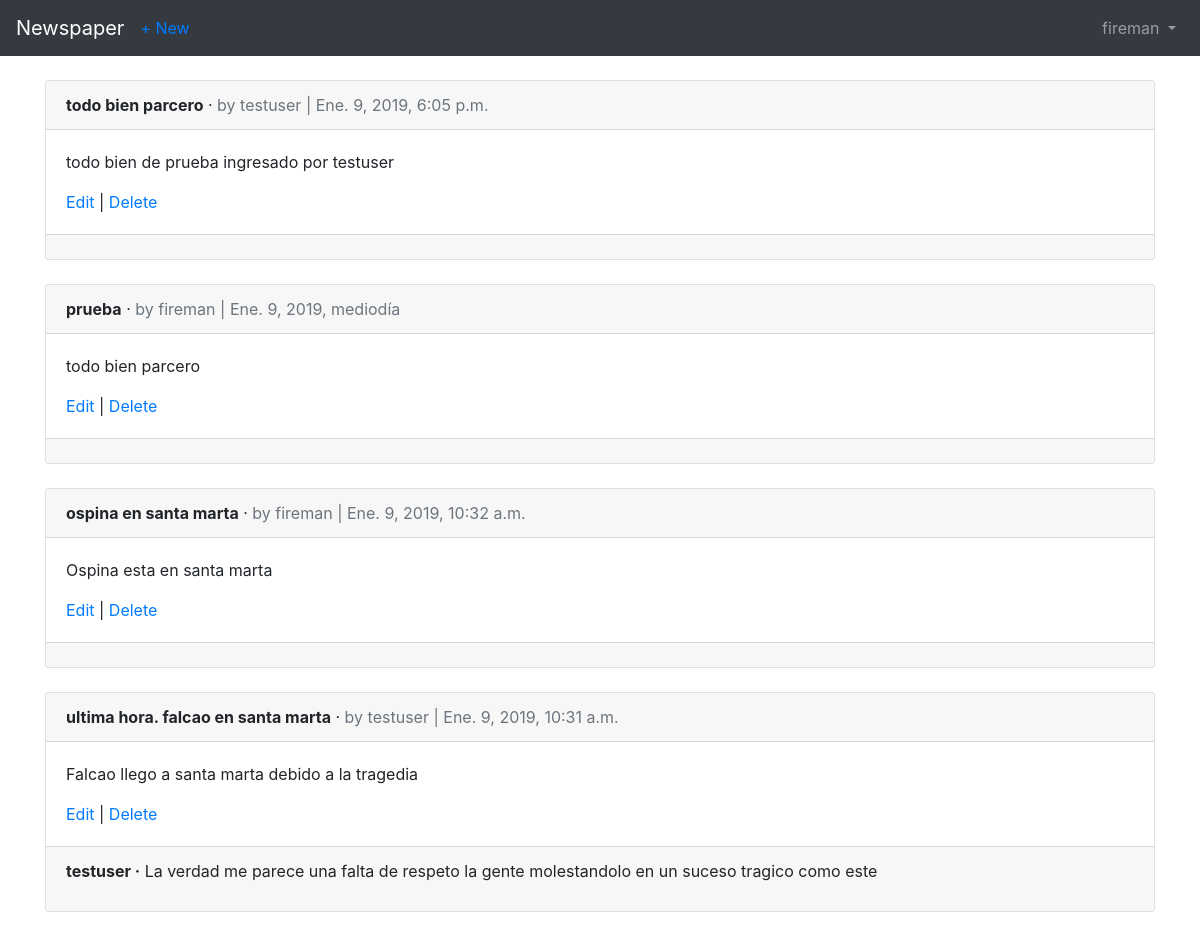
The page /articles/ (signed in) on the database its author committed.
### users/models.py (models this page shows)
class CustomUser(AbstractUser):
    age = models.PositiveIntegerField(null=True, blank=True)
    picture = models.ImageField(upload_to='media/',null=True, blank=True)

### articles/models.py (models this page shows, shortened)
class Article(models.Model):
    title = models.CharField(max_length=255)
    body = models.TextField()
    date = models.DateTimeField(auto_now_add=True)
    author = models.ForeignKey(get_user_model(), on_delete=models.CASCADE)

class Comment(models.Model):
    article = models.ForeignKey(Article, on_delete = models.CASCADE, related_name='comments')
    comment = models.CharField(max_length=140)
    author = models.ForeignKey(get_user_model(), on_delete=models.CASCADE)
    def __str__(self):
        return self.comment

### articles/views.py (the view)
# urls.py: path('', ArticleListView.as_view(), name='article_list'),
class ArticleListView(LoginRequiredMixin, ListView):
    model = Article
    template_name ='articles/article_list.html'
    ordering = ['-date']
    login_url = 'login'

### articles/templates/articles/article_list.html (shortened to what this page needs)
{% extends 'base.html' %}
{% block content %}
    {% for article in object_list %}
        <div class="card">
            <div class="card-header">
                <span class="font-weight-bold">{{ article.title }}</span> &middot;
                <span class="text-muted">by {{ article.author }} |
                {{ article.date }}</span>
            </div>
            <div class="card-body">
                <p>{{ article.body }}</p>
                <a href="{% url 'article_edit' article.pk %}">Edit</a> |
                <a href="{% url 'article_delete' article.pk %}">Delete</a>
            </div>
            <div class="card-footer">
                {% for comment in article.comments.all %}
                    <p>
                        <span class="font-weight-bold">{{ comment.author }} &middot;</span>
                        {{ comment }}
                    </p>
                {% endfor %}
            </div>
        </div>
       <br />
    {% endfor %}
{% endblock content %}

### templates/base.html (shortened to what this page needs)
<!DOCTYPE html>
<html lang="es">
<head>
    <link rel="stylesheet" href="https://stackpath.bootstrapcdn.com/bootstrap/4.2.1/css/bootstrap.min.css">
</head>
<body>
        <nav class="navbar navbar-expand-md navbar-dark bg-dark mb-4">
                <a class="navbar-brand" href="{% url 'home' %}">Newspaper</a>
                {% if user.is_authenticated %}
                <ul class="navbar-nav mr-auto">
                    <li class="nav-item"><a href="{% url 'article_new' %}">+ New</a></li>
                </ul>
                {% endif %}
                <div class="collapse navbar-collapse" id="navbarCollapse">
                        {% if user.is_authenticated %}
                            <ul class="navbar-nav ml-auto">
                                <li class="nav-item">
                                    <a class="nav-link dropdown-toggle" href="#" id="userMenu"
                                        data-toggle="dropdown" aria-haspopup="true"
                                        aria-expanded="false">
                                        {{ user.username }}
                                    </a>
                                </li>
                            </ul>
                        {% else %}
                            <form class="form-inline ml-auto">
                                <a href="{% url 'login' %}" class="btn btn-outline-secondary"> Entrar</a>
                                <a href="{% url 'signup' %}" class="btn btn-primary ml-2"> Registrarme</a>
                            </form>
                        {% endif %}
                </div>
        </nav>
        <div class="container">
                {% block content %}
                {% endblock content %}
         </div>
</body>
</html>

### rows shown on the page
CustomUser: username "fireman"
Article: title "todo bien parcero", author "testuser", date "Ene. 9, 2019, 6:05 p.m.", body "todo bien de prueba ingresado por testuser"
Article: title "prueba", author "fireman", date "Ene. 9, 2019, mediodía", body "todo bien parcero"
Article: title "ospina en santa marta", author "fireman", date "Ene. 9, 2019, 10:32 a.m.", body "Ospina esta en santa marta"
Article: title "ultima hora. falcao en santa marta", author "testuser", date "Ene. 9, 2019, 10:31 a.m.", body "Falcao llego a santa marta debido a la tragedia"
Comment: author "testuser", comment "La verdad me parece una falta de respeto la gente molestandolo en un suceso tragico como este"
